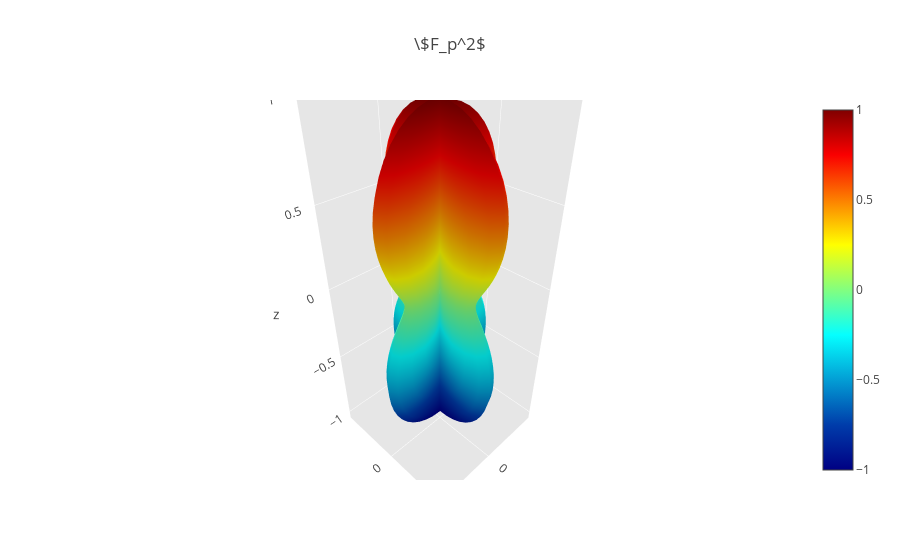

The cell this chart's notebook holds for it:
### Markdown cell above
# |Fp^2| - Tésis

### Code cell
import numpy as np
import plotly.plotly
plotly.offline.init_notebook_mode(connected=True)
import plotly.offline as py
import plotly.graph_objs as go

# compute theta and phi angles
theta_aux = np.linspace(0,np.pi,50)
phi_aux = np.linspace(0,2*np.pi,50)
psi = 0

# compute grid for theta and phi
theta, phi  = np.meshgrid(theta_aux, phi_aux)

# tesis (Drago, s.f) eq 2.21
fp = (((0.5)*(1+ pow(np.cos(theta),2))*(np.cos(2*phi))*(np.cos(2*psi))) - ((np.cos(theta))*(np.sin(2*phi))*(np.sin(2*psi))))
abs_fp = np.abs((fp)**2)
 

x = abs_fp * np.cos(phi) * np.sin(theta)  # x = r*cos(phi)*sin(theta)
y = abs_fp * np.sin(phi) * np.sin(theta)  # y = r*sin(phi)*sin(theta)
z = abs_fp * np.cos(theta)                # z = np.cos(theta)

surface = go.Surface(x = x, y = y, z = z, colorscale = 'Jet')
data = [surface]

layout = go.Layout(
    title = '\$F_p^2$',
    scene = dict(
        xaxis = dict(
            gridcolor = 'rgb(255, 255, 255)',
            zerolinecolor = 'rgb(255, 255, 255)',
            showbackground = True,
            backgroundcolor = 'rgb(230, 230,230)'
        ),
        yaxis = dict(
            gridcolor = 'rgb(255, 255, 255)',
            zerolinecolor = 'rgb(255, 255, 255)',
            showbackground = True,
            backgroundcolor = 'rgb(230, 230,230)'
        ),
        zaxis = dict(
            gridcolor = 'rgb(255, 255, 255)',
            zerolinecolor = 'rgb(255, 255, 255)',
            showbackground = True,
            backgroundcolor = 'rgb(230, 230,230)'
        )
    )
)

fig = go.Figure(data = data, layout = layout)
py.iplot(fig, filename = 'fp_tesis')

### Figure 1 — Plotly figure (JSON) as saved in the notebook; plotly's stock layout.template omitted (floating-point values rounded to 4 significant figures; data arrays with more than 128 entries replaced by an {"elided": "..."} marker saying what was removed)
{"data": [{"colorscale": "Jet", "type": "surface", "uid": "1ffffec5-fd3f-483a-916f-c5ecf8683585", "x": {"elided": "50x50 float values"}, "y": {"elided": "50x50 float values"}, "z": {"elided": "50x50 float values"}}], "layout": {"scene": {"xaxis": {"backgroundcolor": "rgb(230, 230,230)", "gridcolor": "rgb(255, 255, 255)", "showbackground": true, "zerolinecolor": "rgb(255, 255, 255)"}, "yaxis": {"backgroundcolor": "rgb(230, 230,230)", "gridcolor": "rgb(255, 255, 255)", "showbackground": true, "zerolinecolor": "rgb(255, 255, 255)"}, "zaxis": {"backgroundcolor": "rgb(230, 230,230)", "gridcolor": "rgb(255, 255, 255)", "showbackground": true, "zerolinecolor": "rgb(255, 255, 255)"}}, "title": {"text": "\\$F_p^2$"}}}
